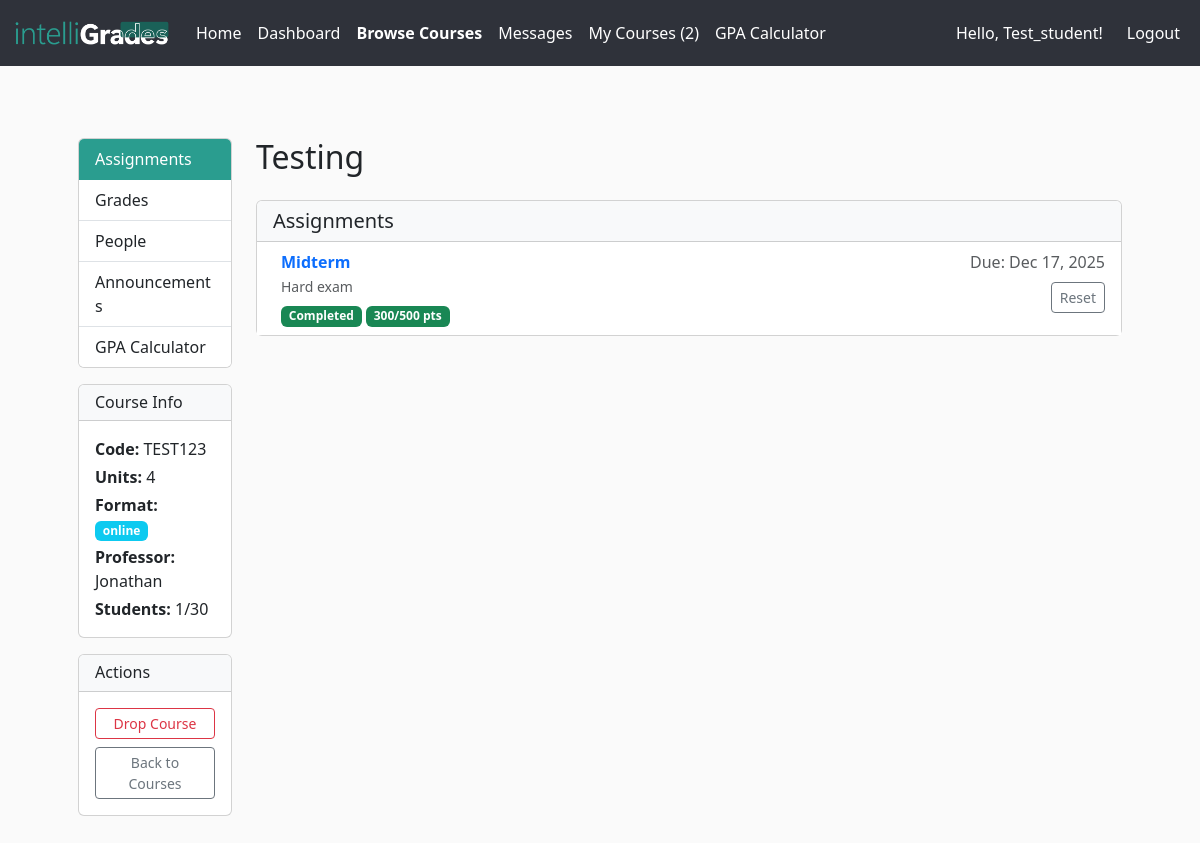
The page /courses/7/dashboard (signed in) on the database its author committed.
### app/models.py (models this page shows, shortened)
class Course(db.Model):
    __tablename__ = 'courses'
    id = db.Column(db.Integer, primary_key=True)
    code = db.Column(db.String(32), unique=True, nullable=False)
    title = db.Column(db.String(128), nullable=False)
    description = db.Column(db.Text)
    credits = db.Column(db.Integer, nullable=False)  # number of units/credits
    professor = db.Column(db.String(128), nullable=True)
    professor_id = db.Column(db.Integer, db.ForeignKey('users.id'), nullable=True)
    professor_user = db.relationship(
        'User',
        foreign_keys=[professor_id],
        backref='created_courses'
    )
    availability = db.Column(db.Boolean, default=True)
    format = db.Column(db.String(32), default='online')
    max_students = db.Column(db.Integer)
    created_at = db.Column(db.DateTime, default=datetime.utcnow)
    enrollments_rel = db.relationship(
        'Enrollment',
        backref='course',
        lazy='dynamic',
        cascade='all,delete-orphan'
    )
    assignments = db.relationship(
        'Assignment',
        back_populates='course',
        lazy='dynamic',
        cascade='all,delete-orphan'
    )
    announcements = db.relationship(
        'Announcement',
        back_populates='course',
        lazy='dynamic',
        cascade='all,delete-orphan'
    )
    def get_enrolled_students(self):
        return User.query.join(Enrollment).filter(
            Enrollment.course_id == self.id
        ).all()
    def get_student_count(self):
        return self.enrollments_rel.count()

class Assignment(db.Model):
    __tablename__ = "assignments"
    id = db.Column(db.Integer, primary_key=True)
    course_id = db.Column(db.Integer, db.ForeignKey('courses.id'), nullable=False)
    title = db.Column(db.String(200), nullable=False)
    description = db.Column(db.Text, nullable=False)
    due_date = db.Column(db.DateTime, default=datetime.utcnow)
    created_at = db.Column(db.DateTime, default=datetime.utcnow)
    max_points = db.Column(db.Integer, default=100)
    course = db.relationship('Course', back_populates='assignments')
    student_assignments = db.relationship(
        'StudentAssignment',
        back_populates='assignment',
        lazy='dynamic',
        cascade='all,delete-orphan'
    )

class StudentAssignment(db.Model):
    __tablename__ = "student_assignments"
    STATUS_NOT_STARTED = "Not Started"
    STATUS_IN_PROGRESS = "In Progress"
    STATUS_COMPLETED = "Completed"
    id = db.Column(db.Integer, primary_key=True)
    user_id = db.Column(db.Integer, db.ForeignKey('users.id'), nullable=False)
    assignment_id = db.Column(db.Integer, db.ForeignKey('assignments.id'), nullable=False)
    status = db.Column(db.String(32), default=STATUS_NOT_STARTED, nullable=False)
    score = db.Column(db.Integer, nullable=True)  # Grade received (if graded)
    completed_at = db.Column(db.DateTime, nullable=True)
    updated_at = db.Column(db.DateTime, default=datetime.utcnow, onupdate=datetime.utcnow)
    user = db.relationship('User', backref='student_assignments')
    assignment = db.relationship('Assignment', back_populates='student_assignments')
    __table_args__ = (
        db.UniqueConstraint('user_id', 'assignment_id', name='unique_user_assignment'),
    )

### app/courses/routes.py (the view)
@courses_bp.route('/<int:course_id>/dashboard')
@courses_bp.route('/<int:course_id>/dashboard/<tab>')
@login_required
def course_dashboard(course_id, tab='assignments'):
    course = Course.query.get_or_404(course_id)
    is_enrolled = current_user.is_enrolled_in(course)
    is_course_owner = course.professor_id == current_user.id
    if not (is_enrolled or is_course_owner or current_user.is_admin):
        flash('You must be enrolled in this course to view the dashboard.', 'warning')
        return redirect(url_for('courses.course_detail', course_id=course_id))
    enrolled_count = course.get_student_count()
    enrolled_students = course.get_enrolled_students()
    assignments_query = Assignment.query.filter_by(course_id=course_id).order_by(Assignment.due_date).all()
    assignments = []
    for assignment in assignments_query:
        student_assignment = StudentAssignment.query.filter_by(
            assignment_id=assignment.id,
            user_id=current_user.id
        ).first()
        status = student_assignment.status if student_assignment else 'Not Started'
        score = student_assignment.score if student_assignment else None
        assignment_data = {
            'id': assignment.id,
            'title': assignment.title,
            'description': assignment.description,
            'due_date': assignment.due_date,
            'max_points': assignment.max_points,
            'status': status,
            'score': score
        }
        assignments.append(type('Assignment', (), assignment_data)())
    total_points_possible = sum(a.max_points for a in assignments_query) if assignments_query else 0
    total_points_earned = sum(
        sa.score for sa in StudentAssignment.query.filter_by(user_id=current_user.id).all()
        if sa.score is not None and sa.assignment.course_id == course_id
    )
    current_grade = (total_points_earned / total_points_possible * 100) if total_points_possible > 0 else 0
    if current_grade >= 90:
        letter_grade = 'A'
    elif current_grade >= 80:
        letter_grade = 'B'
    elif current_grade >= 70:
        letter_grade = 'C'
    elif current_grade >= 60:
        letter_grade = 'D'
    else:
        letter_grade = 'F'
    announcements = Announcement.query.filter_by(course_id=course_id).order_by(Announcement.created_at.desc()).all()
    student_submissions = {}
    if is_course_owner or current_user.is_admin:
        all_submissions = StudentAssignment.query.join(Assignment).filter(
            Assignment.course_id == course_id
        ).all()
        for submission in all_submissions:
            student_submissions[(submission.assignment_id, submission.user_id)] = submission
    return render_template(
        'courses/course_dashboard.html',
        course=course,
        is_enrolled=is_enrolled,
        is_course_owner=is_course_owner,
        enrolled_count=enrolled_count,
        enrolled_students=enrolled_students,
        assignments=assignments,
        active_tab=tab,
        total_points_earned=total_points_earned,
        total_points_possible=total_points_possible,
        current_grade=round(current_grade, 1),
        letter_grade=letter_grade,
        announcements=announcements,
        student_submissions=student_submissions
    )

### app/__init__.py (called while the page is built)
@create_app.context_processor
def inject_notifications():
    if current_user.is_authenticated:
        return {
            "notifications": [
                {"message": "You haven’t checked Week 3 notes."},
                {"message": "New message in CMPE 102 discussion board."}
            ]
        }
    return {"notifications": []}

@login_manager.user_loader
def load_user(user_id):
    return User.query.get(int(user_id))

### app/models.py (called while the page is built)
    @property
    def is_student(self):
        return self.role == self.ROLE_STUDENT

    @property
    def is_professor(self):
        return self.role == self.ROLE_PROFESSOR

    @property
    def is_admin(self):
        return self.role == self.ROLE_ADMIN

    def is_enrolled_in(self, course):
        from app.models import Enrollment
        return Enrollment.query.filter_by(
            user_id=self.id,
            course_id=course.id
        ).first() is not None

    def get_enrolled_courses_count(self):
        from app.models import Enrollment
        return Enrollment.query.filter_by(user_id=self.id).count()

### app/courses/templates/courses/course_dashboard.html (shortened to what this page needs)
{% extends "base.html" %} {% block body %}
<div class="container-fluid mt-4">
  <div class="row">
    <div class="col-md-3 col-lg-2">
      <div class="card">
        <div class="list-group list-group-flush">
          <a
            href="{{ url_for('courses.course_dashboard', course_id=course.id, tab='assignments') }}"
            class="list-group-item list-group-item-action {% if active_tab == 'assignments' %}active{% endif %}"
          >
            Assignments
          </a>
          <a
            href="{{ url_for('courses.course_dashboard', course_id=course.id, tab='grades') }}"
            class="list-group-item list-group-item-action {% if active_tab == 'grades' %}active{% endif %}"
          >
            Grades
          </a>
          <a
            href="{{ url_for('courses.course_dashboard', course_id=course.id, tab='people') }}"
            class="list-group-item list-group-item-action {% if active_tab == 'people' %}active{% endif %}"
          >
            People
          </a>
          <a
            href="{{ url_for('courses.course_dashboard', course_id=course.id, tab='announcements') }}"
            class="list-group-item list-group-item-action {% if active_tab == 'announcements' %}active{% endif %}"
          >
            Announcements
          </a>
          <a
            href="{{ url_for('main.gpa_calculator') }}"
            class="list-group-item list-group-item-action"
          >
            GPA Calculator
          </a>
        </div>
      </div>
      <div class="card mt-3">
        <div class="card-header bg-light">
          <h6 class="mb-0">Course Info</h6>
        </div>
        <div class="card-body">
          <p class="mb-1"><strong>Code:</strong> {{ course.code }}</p>
          <p class="mb-1"><strong>Units:</strong> {{ course.credits }}</p>
          <p class="mb-1">
            <strong>Format:</strong>
            <span class="badge bg-info">{{ course.format }}</span>
          </p>
          <p class="mb-1"><strong>Professor:</strong> {{ course.professor }}</p>
          <p class="mb-0">
            <strong>Students:</strong> {{ enrolled_count }}{% if
            course.max_students %}/{{ course.max_students }}{% endif %}
          </p>
        </div>
      </div>
      <div class="card mt-3">
        <div class="card-header bg-light">
          <h6 class="mb-0">Actions</h6>
        </div>
        <div class="card-body">
          {% if current_user.is_authenticated %} {% if is_course_owner or
          current_user.is_admin %}
          <a
            href="{{ url_for('courses.update_course', course_id=course.id) }}"
            class="btn btn-primary btn-sm w-100"
          >
            Edit Course
          </a>
          {% elif is_enrolled %}
          <form
            method="POST"
            action="{{ url_for('courses.drop_course', course_id=course.id) }}"
          >
            <button
              type="submit"
              class="btn btn-outline-danger btn-sm w-100"
              onclick="return confirm('Are you sure you want to drop this course?')"
            >
              Drop Course
            </button>
          </form>
          {% endif %} {% endif %}
          <a
            href="{{ url_for('courses.courses_list') }}"
            class="btn btn-outline-secondary btn-sm w-100 mt-2"
          >
            Back to Courses
          </a>
        </div>
      </div>
    </div>
    <div class="col-md-9 col-lg-10">
      <h2 class="mb-4">{{ course.title }}</h2>
      {% if active_tab == 'assignments' %}
      <div class="card">
        <div
          class="card-header bg-light d-flex justify-content-between align-items-center"
        >
          <h5 class="mb-0">Assignments</h5>
        </div>
        <div class="card-body p-0">
          {% if assignments %}
          <div class="list-group list-group-flush">
            {% for assignment in assignments %}
            <div
              class="list-group-item d-flex justify-content-between align-items-start"
            >
              <div class="ms-2 me-auto">
                <a
                  href="{{ url_for('assignments.assignment_detail', assignment_id=assignment.id) }}"
                  class="text-decoration-none"
                >
                  <div class="fw-bold">{{ assignment.title }}</div>
                </a>
                <small class="text-muted"
                  >{{ assignment.description[:100] }}</small
                >
                <div class="mt-1">
                  {% if assignment.status == 'Completed' %}
                  <span class="badge bg-success">Completed</span>
                  <span class="badge bg-success"
                    >{{ assignment.score }}/{{ assignment.max_points }}
                    pts</span
                  >
                  {% elif assignment.status == 'In Progress' %}
                  <span class="badge bg-warning text-dark">In Progress</span>
                  <span class="badge bg-info"
                    >{{ assignment.max_points }} pts</span
                  >
                  {% else %}
                  <span class="badge bg-secondary">Not Started</span>
                  <span class="badge bg-info"
                    >{{ assignment.max_points }} pts</span
                  >
                  {% endif %}
                </div>
              </div>
              <div class="text-end">
                <span class="text-muted d-block"
                  >Due: {{ assignment.due_date.strftime('%b %d, %Y') if
                  assignment.due_date else 'No due date' }}</span
                >
                {% if is_enrolled %}
                <div class="mt-2">
                  <form
                    method="POST"
                    action="{{ url_for('courses.toggle_assignment_status', course_id=course.id, assignment_id=assignment.id) }}"
                    style="display: inline"
                  >
                    {% if assignment.status == 'Not Started' %}
                    <button
                      type="submit"
                      class="btn btn-outline-primary btn-sm"
                      title="Mark as In Progress"
                    >
                      Start
                    </button>
                    {% else %}
                    <button
                      type="submit"
                      class="btn btn-outline-secondary btn-sm"
                      title="Reset to Not Started"
                    >
                      Reset
                    </button>
                    {% endif %}
                  </form>
                </div>
                {% endif %}
              </div>
            </div>
            {% endfor %}
          </div>
          {% endif %}
        </div>
      </div>
      {% endif %}
    </div>
  </div>
</div>
{% endblock %}

### app/static/styles.css (style rules this page uses)
body, #whatifTable thead tr, #whatifTable td, #whatifTable th { background-color: #fafafa; }
.btn-primary, .list-group-item.active { background-color: #2a9d8f; border-color: #2a9d8f; }

### rows shown on the page
Course: code "TEST123", credits "4", format "online", professor "Jonathan", max_students "30", title "Testing"
Assignment: title "Midterm", description "Hard exam", max_points "500", due_date "Dec 17, 2025"
StudentAssignment: score "300"

### other values the page prints
{{ current_user.get_enrolled_courses_count() }} "2"
{{ username }} "Test_student"
{{ enrolled_count }} "1"
